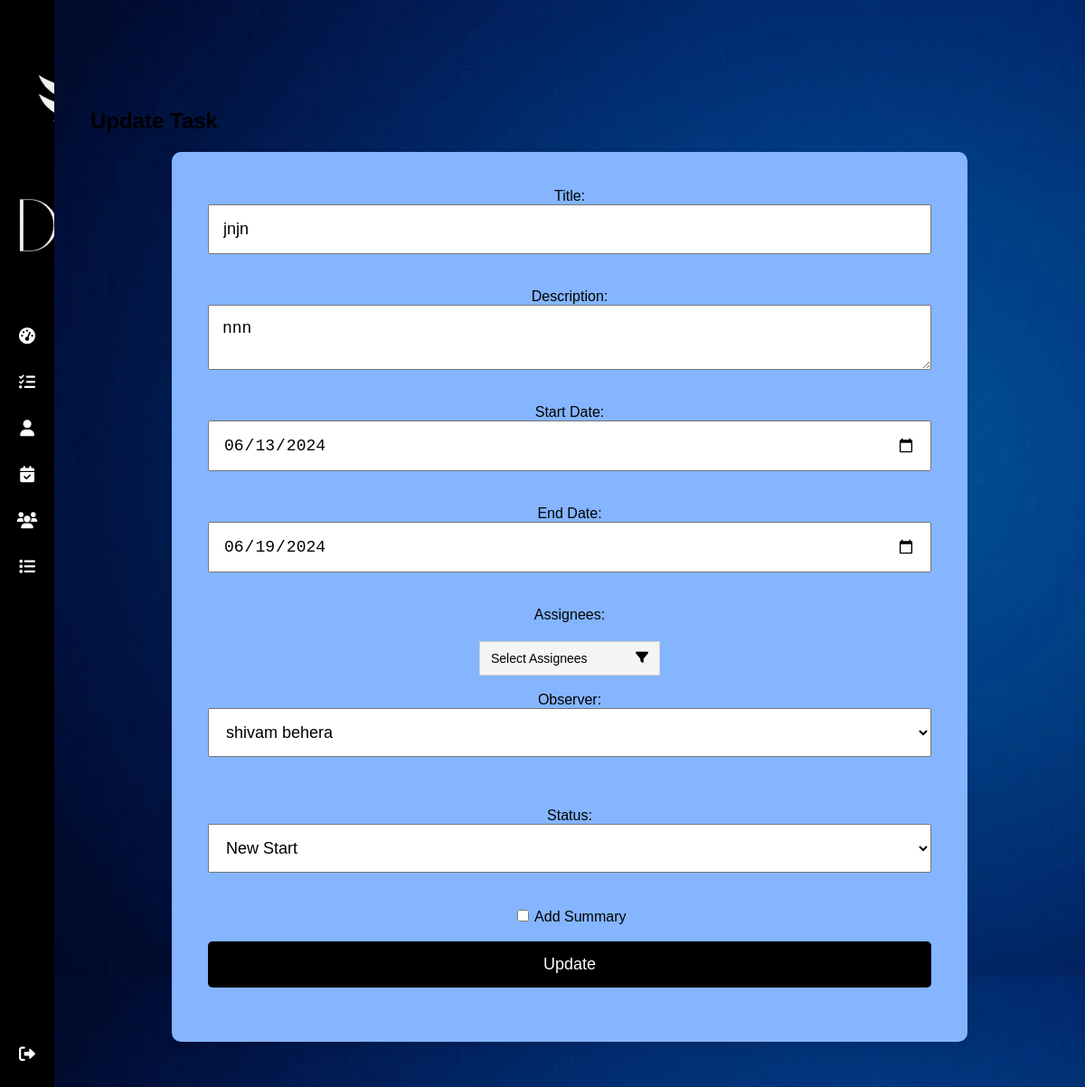
The app's page /update_task/4 with its own data.
### app.py (models this page shows)
class Task(db.Model):
    id = db.Column(db.Integer, primary_key=True)
    employee_id = db.Column(db.Integer, db.ForeignKey('employee.id'), nullable=False)
    observer_id = db.Column(db.Integer, db.ForeignKey('employee.id'))
    title = db.Column(db.String(150), nullable=False)
    description = db.Column(db.Text, nullable=False)
    status = db.Column(db.String(50), nullable=False, default='new start')
    startdate = db.Column(db.Date, nullable=False)
    enddate = db.Column(db.Date, nullable=False)
    created_by = db.Column(db.String(100), nullable=False)
    summary = db.Column(db.Text)
    assignees = db.relationship('Employee', secondary='task_assignee', backref=db.backref('assigned_tasks', lazy='dynamic'),
                                primaryjoin="Task.id == TaskAssignee.task_id",
                                secondaryjoin="TaskAssignee.employee_id == Employee.id",
                                lazy='dynamic')
    observer = db.relationship('Employee', foreign_keys=[observer_id], lazy='select')

class Employee(db.Model):
    id = db.Column(db.Integer, primary_key=True)
    username = db.Column(db.String(150), nullable=False, unique=True)
    password = db.Column(db.String(150), nullable=False)
    name = db.Column(db.String(100), nullable=False)
    email = db.Column(db.String(100), nullable=False)
    position = db.Column(db.String(100), nullable=False)
    joining_date = db.Column(db.Date, nullable=False, default=datetime.utcnow)
    profile_picture = db.Column(db.String(120), nullable=True)
    group_id = db.Column(db.Integer, db.ForeignKey('group.id'), nullable=True)
    events = db.relationship('Event', backref='employee', lazy=True)
    time_entries = db.relationship('TimeEntry', backref='employee', lazy=True)
    tasks = db.relationship('Task', backref='assigned_employee', foreign_keys=[Task.employee_id], lazy=True)
    observed_tasks = db.relationship('Task', backref='observer_employee', foreign_keys=[Task.observer_id], lazy=True)

### app.py (the view, shortened to what this page needs)
@app.route('/update_task/<int:task_id>', methods=['GET', 'POST'])
def update_task(task_id):
    task = Task.query.get_or_404(task_id)
    employees = Employee.query.all()
    task_assignees = [ta.employee_id for ta in TaskAssignee.query.filter_by(task_id=task.id).all()]
    return render_template('update_task.html',
                           task=task,
                           employees=employees,
                           task_assignees=task_assignees)

### templates/update_task.html (shortened to what this page needs)
<!DOCTYPE html>
<html lang="en">
<head>
    <link rel="stylesheet" href="https://cdnjs.cloudflare.com/ajax/libs/font-awesome/6.0.0-beta3/css/all.min.css">
</head>
<body>
    <div class="sidebar" id="mySidebar">
        <div class="sidebar-header">
            <img src="/static/images/logo.png" alt="Logo" class="sidebar-logo">
            <span class="sidebar-text">DIGIFALX</span>
            <i class="fas fa-lock" id="lockIcon" onclick="toggleLock()"></i>
        </div>
        <a href="{{ url_for('admin') }}"><i class="fas fa-tachometer-alt"></i> </a>
        <a href="{{ url_for('admintasklist') }}"><i class="fas fa-tasks"></i> <span class="menu-text">Task</span></a>
        <a href="{{ url_for('employee_list') }}"><i class="fas fa-user"></i> <span class="menu-text">Employee</span></a>
        <a href="{{ url_for('admincalender') }}"><i class="fas fa-calendar-check"></i></a>
        <a href="{{ url_for('list_group') }}"><i class="fas fa-users"></i> <span class="menu-text">Groups</span></a>
        <a href="{{ url_for('attendance_list') }}"><i class="fas fa-list"></i> </a>
        <a href="{{ url_for('logout') }}" class="logout"><i class="fas fa-sign-out-alt"></i> </a>
    </div>
    <div id="main" >
        <div class="content">
            <h2>Update Task</h2>
            <div class="form-container">
                <form method="POST">
                    <label for="title">Title:</label>
                    <input type="text" id="title" name="title" required value="{{ task.title }}">
                    <br>
                    <label for="description">Description:</label>
                    <textarea id="description" name="description" required>{{ task.description }}</textarea>
                    <br>
                    <label for="startdate">Start Date:</label>
                    <input type="date" id="startdate" name="startdate" required value="{{ task.startdate }}">
                    <br>
                    <label for="enddate">End Date:</label>
                    <input type="date" id="enddate" name="enddate" required value="{{ task.enddate }}">
                    <br>
                    <label for="assignees">Assignees:</label>
                    <div class="dropdown-container noselect">
                        <div class="dropdown-button">
                            <span class="dropdown-label">Select Assignees</span>
                            <i class="fa fa-filter"></i>
                        </div>
                    </div>
                    <br>
                    <label for="observer_id">Observer:</label>
                    <select id="observer_id" name="observer_id" required value="{{task.observer_id}}">
                        {% for employee in employees %}
                        <option value="{{ employee.id }}" {% if task.observer_id==employee.id %}selected{% endif %}>{{
                            employee.name }}</option>
                        {% endfor %}
                    </select>
                    <br>
                    <br>
                    <label for="status">Status:</label>
                    <select id="status" name="status" required value="{{task.status}}">
                        <option value="new start">New Start</option>
                    </select>
                    <br>
                    <label>
                        <input type="checkbox" id="summary_checkbox" onclick="toggleSummary()"> Add Summary
                    </label>
                    <br>
                    <br>
                    <button type="submit">Update</button>
                </form>
            </div>
        </div>
    </div>
</body>
</html>

### templates/update_task.html (style rules this page uses)
body { margin: 0; background-image: url(/static/images/bg.png); font-family: 'Trebuchet MS', 'Lucida Sans Unicode', 'Lucida Grande', 'Lucida Sans', Arial, sans-serif; transition: margin-left 0.5s; }
.sidebar { height: 100%; width: 60px; position: fixed; top: 0; left: 0; background-color: black; overflow-x: hidden; transition: width 0.5s; padding-top: 60px; z-index: 1000; }
.sidebar a { padding: 15px 0; text-decoration: none; font-size: large; color: white; display: block; text-align: center; transition: 0.3s; }
.sidebar a.logout { position: absolute; bottom: 80px; width: 100%; }
#main { padding: 20px; margin-left: 60px; transition: margin-left 0.5s; }
.content { margin-top: 60px; padding: 20px; }
.form-container { background-color: rgb(132, 181, 254); padding: 40px; border-radius: 10px; box-shadow: 0 4px 8px rgba(0, 0, 0, 0.1); width: 100%; max-width: 800px; margin: 20px auto; text-align: center; }
form { margin-bottom: 20px; }
input[type="text"], input[type="date"], textarea, select, button { display: block; width: 100%; margin-bottom: 20px; padding: 15px; font-size: 18px; box-sizing: border-box; }
button { cursor: pointer; background-color: #000; color: white; border: none; border-radius: 5px; padding: 15px; font-size: 18px; }
.dropdown-container, .instructions { width: 200px; margin: 20px auto 0; font-size: 14px; font-family: sans-serif; overflow: auto; }
.noselect { -webkit-touch-callout: none; -webkit-user-select: none; -khtml-user-select: none; -moz-user-select: none; -ms-user-select: none; user-select: none; }
.dropdown-button { float: left; width: 100%; background: whitesmoke; padding: 10px 12px; cursor: pointer; border: 1px solid lightgray; box-sizing: border-box; }
.dropdown-label, .dropdown-quantity { float: left; }
.fa-filter { float: right; }

### records on screen
Task: title "jnjn", description "nnn", startdate "06/13/2024", enddate "06/19/2024", observer_id "shivam behera", status "New Start"
